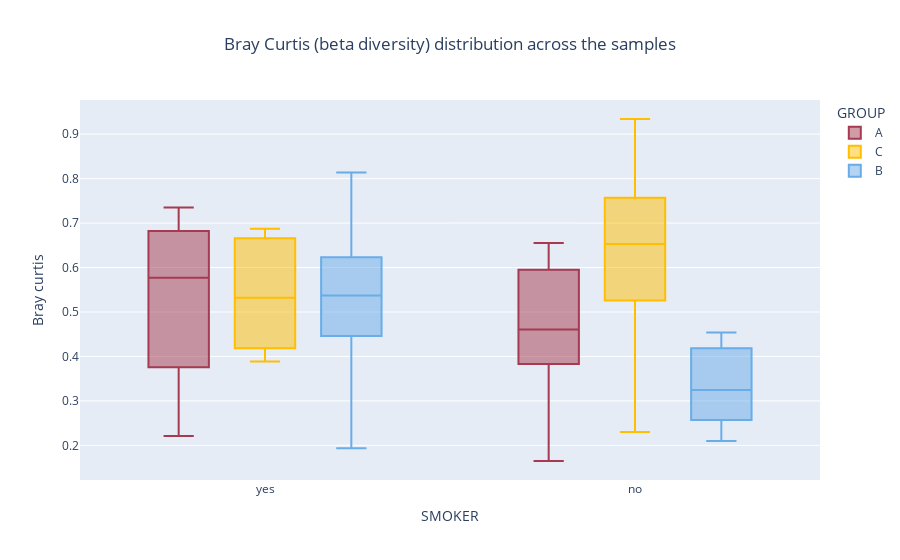

The notebook cell saved with this chart:
### Code cell
"""
Beta-Diversity (at species-level)
"""

from moonstone.analysis.diversity.beta import BrayCurtis

cdn_species = counts_dataframe_normalized.groupby("species").sum()

beta_div_instance = BrayCurtis(cdn_species)
beta_div_instance.diversity_indexes.to_csv(f"BrayCurtis.csv")
grouped_output = beta_div_instance.analyse_groups(
    metadata_df=metadata_dataframe, group_col="SMOKER", group_col2="GROUP",
    stats_test="mann_whitney_u", correction_method="fdr_bh",
    boxpoints="suspectedoutliers", structure_pval="series", sym=False,
    show_pval=False,
)
print(grouped_output["pval"])

### Figure 1 — Plotly figure (JSON) as saved in the notebook; plotly's stock layout.template omitted (floating-point values rounded to 4 significant figures)
{"data": [{"boxpoints": "suspectedoutliers", "marker": {"color": "#A63A50"}, "name": "A", "text": ["SAMPLE_1-SAMPLE_7", "SAMPLE_1-SAMPLE_9", "SAMPLE_1-SAMPLE_22", "SAMPLE_1-SAMPLE_26", "SAMPLE_1-SAMPLE_30", "SAMPLE_7-SAMPLE_9", "SAMPLE_7-SAMPLE_22", "SAMPLE_7-SAMPLE_26", "SAMPLE_7-SAMPLE_30", "SAMPLE_9-SAMPLE_22", "SAMPLE_9-SAMPLE_26", "SAMPLE_9-SAMPLE_30", "SAMPLE_22-SAMPLE_26", "SAMPLE_22-SAMPLE_30", "SAMPLE_26-SAMPLE_30", "SAMPLE_2-SAMPLE_18", "SAMPLE_2-SAMPLE_19", "SAMPLE_2-SAMPLE_23", "SAMPLE_18-SAMPLE_19", "SAMPLE_18-SAMPLE_23", "SAMPLE_19-SAMPLE_23", "SAMPLE_3-SAMPLE_10", "SAMPLE_3-SAMPLE_14", "SAMPLE_3-SAMPLE_15", "SAMPLE_3-SAMPLE_29", "SAMPLE_10-SAMPLE_14", "SAMPLE_10-SAMPLE_15", "SAMPLE_10-SAMPLE_29", "SAMPLE_14-SAMPLE_15", "SAMPLE_14-SAMPLE_29", "SAMPLE_15-SAMPLE_29", "SAMPLE_4-SAMPLE_6", "SAMPLE_4-SAMPLE_8", "SAMPLE_4-SAMPLE_24", "SAMPLE_4-SAMPLE_27", "SAMPLE_6-SAMPLE_8", "SAMPLE_6-SAMPLE_24", "SAMPLE_6-SAMPLE_27", "SAMPLE_8-SAMPLE_24", "SAMPLE_8-SAMPLE_27", "SAMPLE_24-SAMPLE_27", "SAMPLE_5-SAMPLE_12", "SAMPLE_5-SAMPLE_16", "SAMPLE_5-SAMPLE_25", "SAMPLE_12-SAMPLE_16", "SAMPLE_12-SAMPLE_25", "SAMPLE_16-SAMPLE_25", "SAMPLE_11-SAMPLE_13", "SAMPLE_11-SAMPLE_17", "SAMPLE_11-SAMPLE_20", "SAMPLE_11-SAMPLE_21", "SAMPLE_11-SAMPLE_28", "SAMPLE_13-SAMPLE_17", "SAMPLE_13-SAMPLE_20", "SAMPLE_13-SAMPLE_21", "SAMPLE_13-SAMPLE_28", "SAMPLE_17-SAMPLE_20", "SAMPLE_17-SAMPLE_21", "SAMPLE_17-SAMPLE_28", "SAMPLE_20-SAMPLE_21", "SAMPLE_20-SAMPLE_28", "SAMPLE_21-SAMPLE_28"], "type": "box", "x": ["yes", "yes", "yes", "yes", "yes", "yes", "yes", "yes", "yes", "yes", "yes", "yes", "yes", "yes", "yes", "no", "no", "no", "no", "no", "no", "no", "no", "no", "no"], "y": [0.7349, 0.6108, 0.6772, 0.689, 0.5179, 0.2209, 0.3102, 0.3815, 0.6837, 0.3739, 0.3614, 0.5841, 0.5768, 0.7176, 0.41, 0.655, 0.3827, 0.1648, 0.5949, 0.4954, 0.6461, 0.4295, 0.3751, 0.4523, 0.4688]}, {"boxpoints": "suspectedoutliers", "marker": {"color": "#FFBF00"}, "name": "C", "text": ["SAMPLE_1-SAMPLE_7", "SAMPLE_1-SAMPLE_9", "SAMPLE_1-SAMPLE_22", "SAMPLE_1-SAMPLE_26", "SAMPLE_1-SAMPLE_30", "SAMPLE_7-SAMPLE_9", "SAMPLE_7-SAMPLE_22", "SAMPLE_7-SAMPLE_26", "SAMPLE_7-SAMPLE_30", "SAMPLE_9-SAMPLE_22", "SAMPLE_9-SAMPLE_26", "SAMPLE_9-SAMPLE_30", "SAMPLE_22-SAMPLE_26", "SAMPLE_22-SAMPLE_30", "SAMPLE_26-SAMPLE_30", "SAMPLE_2-SAMPLE_18", "SAMPLE_2-SAMPLE_19", "SAMPLE_2-SAMPLE_23", "SAMPLE_18-SAMPLE_19", "SAMPLE_18-SAMPLE_23", "SAMPLE_19-SAMPLE_23", "SAMPLE_3-SAMPLE_10", "SAMPLE_3-SAMPLE_14", "SAMPLE_3-SAMPLE_15", "SAMPLE_3-SAMPLE_29", "SAMPLE_10-SAMPLE_14", "SAMPLE_10-SAMPLE_15", "SAMPLE_10-SAMPLE_29", "SAMPLE_14-SAMPLE_15", "SAMPLE_14-SAMPLE_29", "SAMPLE_15-SAMPLE_29", "SAMPLE_4-SAMPLE_6", "SAMPLE_4-SAMPLE_8", "SAMPLE_4-SAMPLE_24", "SAMPLE_4-SAMPLE_27", "SAMPLE_6-SAMPLE_8", "SAMPLE_6-SAMPLE_24", "SAMPLE_6-SAMPLE_27", "SAMPLE_8-SAMPLE_24", "SAMPLE_8-SAMPLE_27", "SAMPLE_24-SAMPLE_27", "SAMPLE_5-SAMPLE_12", "SAMPLE_5-SAMPLE_16", "SAMPLE_5-SAMPLE_25", "SAMPLE_12-SAMPLE_16", "SAMPLE_12-SAMPLE_25", "SAMPLE_16-SAMPLE_25", "SAMPLE_11-SAMPLE_13", "SAMPLE_11-SAMPLE_17", "SAMPLE_11-SAMPLE_20", "SAMPLE_11-SAMPLE_21", "SAMPLE_11-SAMPLE_28", "SAMPLE_13-SAMPLE_17", "SAMPLE_13-SAMPLE_20", "SAMPLE_13-SAMPLE_21", "SAMPLE_13-SAMPLE_28", "SAMPLE_17-SAMPLE_20", "SAMPLE_17-SAMPLE_21", "SAMPLE_17-SAMPLE_28", "SAMPLE_20-SAMPLE_21", "SAMPLE_20-SAMPLE_28", "SAMPLE_21-SAMPLE_28"], "type": "box", "x": ["yes", "yes", "yes", "yes", "yes", "yes", "no", "no", "no", "no", "no", "no", "no", "no", "no", "no"], "y": [0.6873, 0.3889, 0.5832, 0.4184, 0.666, 0.4809, 0.2302, 0.5256, 0.7025, 0.645, 0.5449, 0.7567, 0.6608, 0.8197, 0.3785, 0.9341]}, {"boxpoints": "suspectedoutliers", "marker": {"color": "#68ace8"}, "name": "B", "text": ["SAMPLE_1-SAMPLE_7", "SAMPLE_1-SAMPLE_9", "SAMPLE_1-SAMPLE_22", "SAMPLE_1-SAMPLE_26", "SAMPLE_1-SAMPLE_30", "SAMPLE_7-SAMPLE_9", "SAMPLE_7-SAMPLE_22", "SAMPLE_7-SAMPLE_26", "SAMPLE_7-SAMPLE_30", "SAMPLE_9-SAMPLE_22", "SAMPLE_9-SAMPLE_26", "SAMPLE_9-SAMPLE_30", "SAMPLE_22-SAMPLE_26", "SAMPLE_22-SAMPLE_30", "SAMPLE_26-SAMPLE_30", "SAMPLE_2-SAMPLE_18", "SAMPLE_2-SAMPLE_19", "SAMPLE_2-SAMPLE_23", "SAMPLE_18-SAMPLE_19", "SAMPLE_18-SAMPLE_23", "SAMPLE_19-SAMPLE_23", "SAMPLE_3-SAMPLE_10", "SAMPLE_3-SAMPLE_14", "SAMPLE_3-SAMPLE_15", "SAMPLE_3-SAMPLE_29", "SAMPLE_10-SAMPLE_14", "SAMPLE_10-SAMPLE_15", "SAMPLE_10-SAMPLE_29", "SAMPLE_14-SAMPLE_15", "SAMPLE_14-SAMPLE_29", "SAMPLE_15-SAMPLE_29", "SAMPLE_4-SAMPLE_6", "SAMPLE_4-SAMPLE_8", "SAMPLE_4-SAMPLE_24", "SAMPLE_4-SAMPLE_27", "SAMPLE_6-SAMPLE_8", "SAMPLE_6-SAMPLE_24", "SAMPLE_6-SAMPLE_27", "SAMPLE_8-SAMPLE_24", "SAMPLE_8-SAMPLE_27", "SAMPLE_24-SAMPLE_27", "SAMPLE_5-SAMPLE_12", "SAMPLE_5-SAMPLE_16", "SAMPLE_5-SAMPLE_25", "SAMPLE_12-SAMPLE_16", "SAMPLE_12-SAMPLE_25", "SAMPLE_16-SAMPLE_25", "SAMPLE_11-SAMPLE_13", "SAMPLE_11-SAMPLE_17", "SAMPLE_11-SAMPLE_20", "SAMPLE_11-SAMPLE_21", "SAMPLE_11-SAMPLE_28", "SAMPLE_13-SAMPLE_17", "SAMPLE_13-SAMPLE_20", "SAMPLE_13-SAMPLE_21", "SAMPLE_13-SAMPLE_28", "SAMPLE_17-SAMPLE_20", "SAMPLE_17-SAMPLE_21", "SAMPLE_17-SAMPLE_28", "SAMPLE_20-SAMPLE_21", "SAMPLE_20-SAMPLE_28", "SAMPLE_21-SAMPLE_28"], "type": "box", "x": ["no", "no", "no", "no", "no", "no", "yes", "yes", "yes", "yes", "yes", "yes", "yes", "yes", "yes", "yes", "yes", "yes", "yes", "yes", "yes"], "y": [0.257, 0.3897, 0.4537, 0.259, 0.4183, 0.2095, 0.4616, 0.5359, 0.8138, 0.4407, 0.7083, 0.2132, 0.5369, 0.1933, 0.6284, 0.4817, 0.3841, 0.5518, 0.6748, 0.5402, 0.6074]}], "layout": {"boxmode": "group", "legend": {"title": {"text": "GROUP"}}, "title": {"text": "Bray Curtis (beta diversity) distribution across the samples", "x": 0.5}, "xaxis": {"title": {"text": "SMOKER"}}, "yaxis": {"title": {"text": "Bray curtis"}}}}
